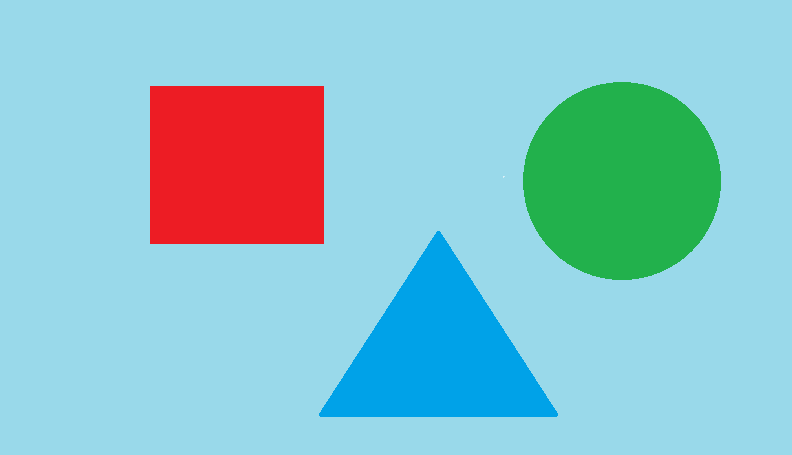
#> input picture TH/Chapter03/Color.png, 792 x 455 px
$ python CaseStudy03_T_ROI.py
#> lines starting #> are read from the running program, lines starting #| are printed output that depends on the picture; after the words box and inside, x2 and y2 are one past the last pixel; in counts of white or black regions, pixels touching at a corner belong together
#Created by Tran Phuoc Loi 2101076

import cv2 as cv
import numpy as np

img = cv.imread('Color.png')
#> img is the input picture: shape (455, 792, 3); mean B, G, R 205.3, 195.7, 139.6

gray = cv.cvtColor(img , cv.COLOR_BGR2GRAY)
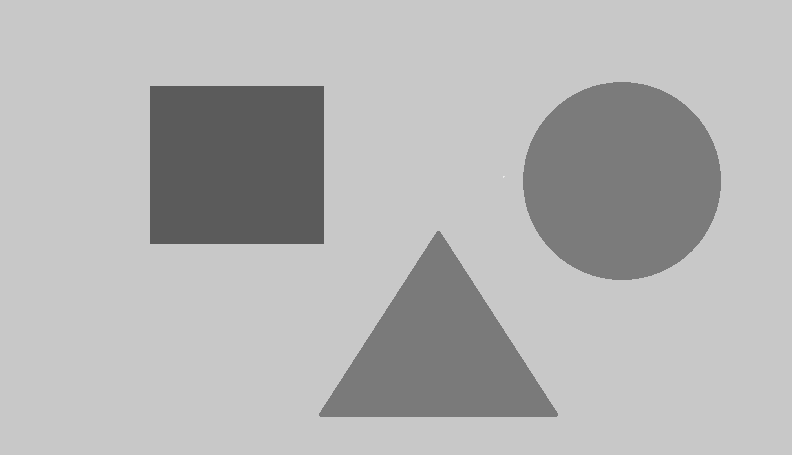
#> gray: shape (455, 792); min 91, max 236, mean 180.2

T = np.mean(gray[0:10,0:10])-20
#> T = 180

print(T)
#| 180.0

_, th = cv.threshold(gray, T, 255, cv.THRESH_BINARY_INV)
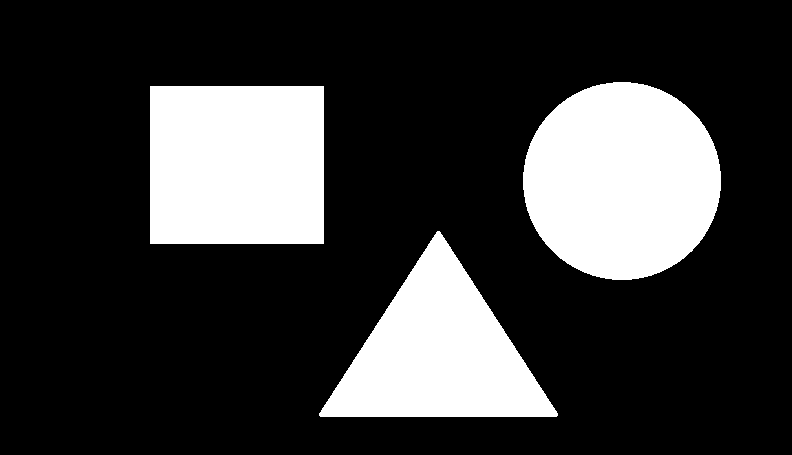
#> th: shape (455, 792); 22.5% white; 3 white regions, box (x1, y1, x2, y2) and area: (523, 82, 721, 280) 30750, (150, 86, 324, 244) 27492, (319, 231, 558, 417) 22848

cv.imshow('2101076', th)

k= cv.waitKey(0)
#> (key Esc is pressed here)

if k == 27:

#> (the run stopped early here; a loop or call above may not have finished)
